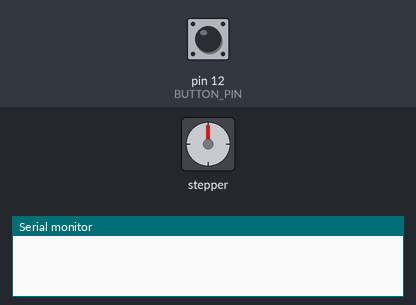
Bench run of a sketch on a simulated Arduino Uno, built with avr-gcc and run on an emulated ATmega328P. Parts: stepper motor, the last lines printed to the serial monitor. Wiring (inferred from the names in the program): stepper motor driver (200 steps per turn assumed): step pin 2; direction pin 5. The test bench sets the inputs (shaded band); at power-on: pin 12 (BUTTON_PIN) LOW.

Above: at 1.2 s.
1.3 s: pin 12 (BUTTON_PIN) pulled HIGH for 0.15 s
At 7.6 s:
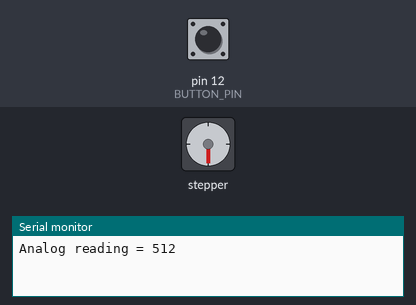
Timing chart, 0 to 9.1 s (numbered marks = the images above; inputs shaded):
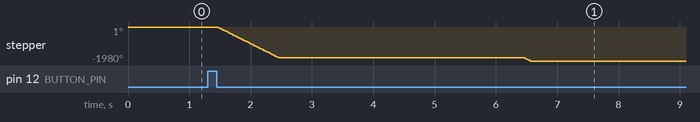

Measured:
- after the input at 1.3 s, stepper: turns 1800° counter-clockwise in 1.0 s, then 180° counter-clockwise in 0.10 s

The sketch:

DRAFT_5.ino
```cpp
#include <Stepper.h>

#define BUTTON_PIN 12     // the button and 10K pulldown are connected to 12
int SENSOR_fsr = A0;     // the FSR and 10K pulldown are connected to a0
int sensors =0;     // the analog reading from the FSR resistor divider
const int stepsPerRevolution = 200;  // change this to fit the number of steps per revolution

// for your motor
const int stepPin = 2; //Y.STEP
const int dirPin = 5; // Y.DIR

byte lastButtonState = LOW;
byte stepperState = LOW;

unsigned long debounceDuration = 5; // millis
unsigned long lastTimeButtonStateChanged = 0;

int stepCount = 0;  // number of steps the motor has taken

enum State_enum {STOP, FORWARD, PROBE_FORWARD, PROBE_BACK};

uint8_t state = STOP;

void state_machine_run();
void motors_stop();
void motors_forward();
void motors_probe();
void motors_back();

void setup() {
  Serial.begin(9600);
  pinMode(BUTTON_PIN, INPUT);
  pinMode(SENSOR_fsr, INPUT);
  pinMode(stepPin, OUTPUT);
  pinMode(dirPin, OUTPUT);
}

void state_machine_run() {

  switch (state)
  {
    case STOP:
      if (millis() - lastTimeButtonStateChanged > debounceDuration) {
        byte buttonState = digitalRead(BUTTON_PIN);
        if (buttonState != lastButtonState) {
          lastTimeButtonStateChanged = millis();
          lastButtonState = buttonState;
          if (buttonState == LOW) {
            motors_forward();
            delay(3000);
            state = FORWARD;
          }
        }
      }
      break;

    case FORWARD:
    sensors = analogRead(SENSOR_fsr);

    Serial.print("Analog reading = ");
    Serial.print(sensors);     // the raw analog reading

    delay(1000);
      if (sensors > 0) {
        motors_probe();
        delay(3000);
        state = PROBE_FORWARD;
      }
      break;

    case PROBE_FORWARD:

    if (sensors < 500) {
    Serial.println(" - unriped peach");
        motors_stop();
        state = PROBE_BACK;
  } else if (sensors > 550) {
    Serial.println(" - riped peach");
        motors_stop();
        state = PROBE_BACK;
      }
      break;

    case PROBE_BACK:
       {
        digitalWrite(dirPin, HIGH); // Enables the motor to move in a particular direction
  for (int x = 0; x < 50; x++) {
    digitalWrite(stepPin, HIGH);
    delayMicroseconds(500);
    digitalWrite(stepPin, LOW);
    delayMicroseconds(500);
        motors_back();
        state = STOP;
      }
      break;
  }
}
}
void loop()
{
  state_machine_run();
}

void motors_forward()
{
  //code for driving forward
  stepperState = (stepperState == HIGH) ? LOW : HIGH;
  digitalWrite(dirPin, LOW); // Enables the motor to move in a particular direction
  for (int x = 0; x < 1000; x++) {
    digitalWrite(stepPin, HIGH);
    delayMicroseconds(500);
    digitalWrite(stepPin, LOW);
    delayMicroseconds(500);
  }
}
void motors_stop()
{
  //code for stopping motor
  digitalWrite(dirPin, LOW); // Enables the motor to move in a particular direction
  for (int x = 0; x < 0; x++) {
    digitalWrite(stepPin, HIGH);
    delayMicroseconds(500);
    digitalWrite(stepPin, LOW);
    delayMicroseconds(500);
  }
}
void motors_probe()
{
  digitalWrite(dirPin, LOW);
      for (int x = 0; x < 100; x++) {
        digitalWrite(stepPin, HIGH);
        delayMicroseconds(500);
        digitalWrite(stepPin, LOW);
        delayMicroseconds(500);
      }
}


void motors_back()
{
  //code for turning back
  digitalWrite(dirPin, HIGH); // Enables the motor to move in a particular direction
  for (int x = 0; x < 20; x++) {
    digitalWrite(stepPin, HIGH);
    delayMicroseconds(500);
    digitalWrite(stepPin, LOW);
    delayMicroseconds(500);
  }
}
```
